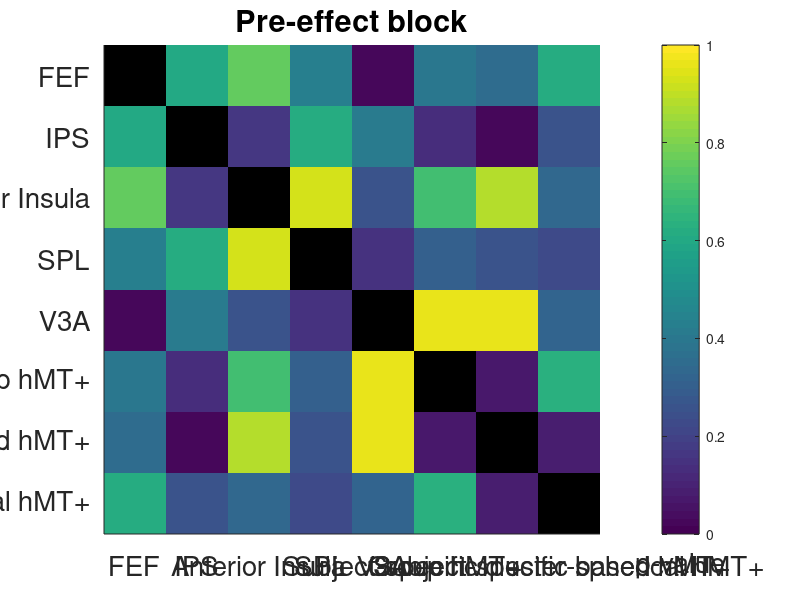
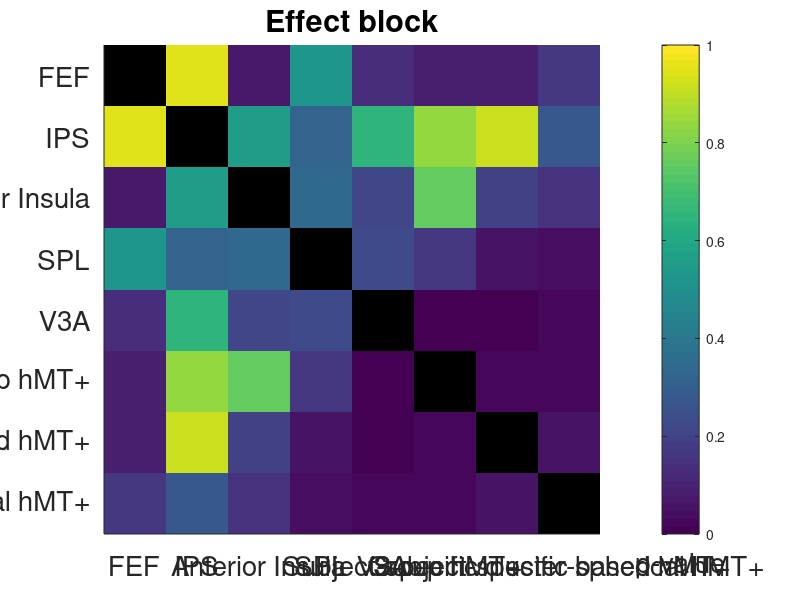
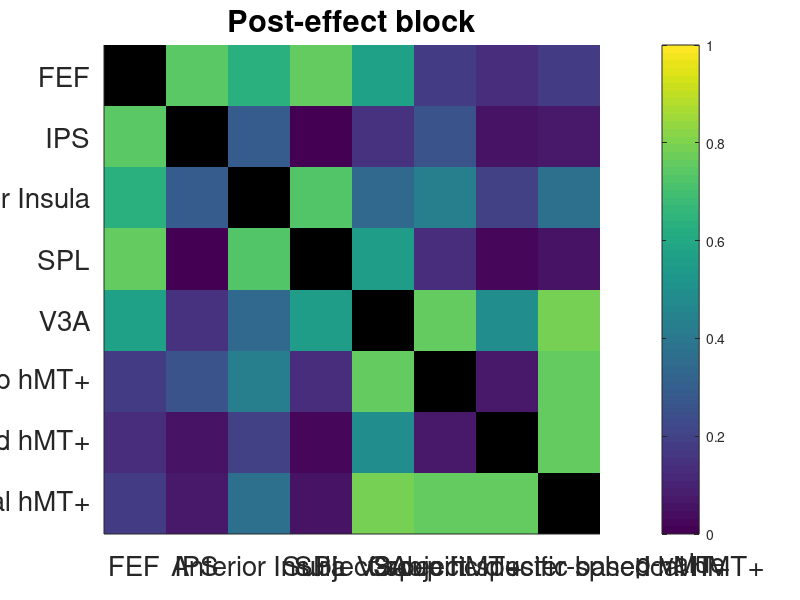

Write the MATLAB code that produced these figures, in order.
%%
clear all, close all, clc

%% Load data
load('correlation_per_effect_p2.mat'); % To calculate the statistical tests

load('meanCorrelation.mat'); % To make the plots
load('stat_test_BonfCorr.mat');
%% Define stuff


load('ROIs_BOLD_timecourse_p2.mat','ROIs_clean');
ROIs_titles  = {'FEF', 'IPS', 'Anterior Insula', 'SPL', 'V3A', 'Group hMT+',...
    'Subject-specific cluster-based hMT+','Subject-specific spherical hMT+'};

nROIs = length(ROIs_clean);


comb = combnk(1:8,2);

nCombinations = length(comb(:,1));


clrMap = lines;

effects = {'NegativeHyst', 'PositiveHyst', 'Null', 'Undefined'};
effects_plot = {'Negative Hysteresis', 'Positive Hysteresis', 'No Hysteresis', 'Undefined'};
nEffects = length(effects);

%%
%saveFig1Path = fullfile('/DATAPOOL', 'VPHYSTERESIS', 'DynCon_ConnMatrix');
saveFig1Path = 'C:\Users\User\Desktop\5ano\Projeto\Connectivity_matrix\DynConn';
if ~exist(saveFig1Path, 'dir')
    mkdir(saveFig1Path);
end

%% Pre-effect block
auxMat = nan(nROIs);

for rr = 1:nROIs-1
    
    
    for idx = rr+1:nROIs
        
        auxMat(idx, rr) = stat.Spearman.Wilcoxon_3tBonferroniCorr.(ROIs_clean{rr}).(ROIs_clean{idx})(1,2);
        
    end
     
    
end
corr_lower = tril(auxMat, -1);

corr_upper = corr_lower';
corr = corr_lower +corr_upper;
aux = eye(8);
aux(eye(8)==1) = nan;
corr = corr+aux;

fig = figure;
set(gcf, 'Position', [50 50 1100 900]);

imAlpha=ones(size(corr));
imAlpha(isnan(corr))=0;
imagesc(corr,'AlphaData',imAlpha);
set(gca,'color',[1 1 1]);
 

%im = imagesc(corr, [0 1]);
h = colorbar('eastoutside');
xlabel(h, 'p-value', 'FontSize', 20);
caxis([0 1])



% Title
title('Pre-effect block')
% Axis
set(gca, 'XTick', (1:nROIs));
set(gca, 'YTick', (1:nROIs));
set(gca, 'Ticklength', [0 0]);
grid off
box off

% Labels
set(gca, 'XTickLabel', ROIs_titles, 'XTickLabelRotation', 45, 'FontSize', 20, 'defaultAxesTickLabelInterpreter', 'latex');
set(gca, 'YTickLabel', ROIs_titles, 'FontSize', 20);
saveas(fig, fullfile(saveFig1Path,'pre-effect-block.png'));

%% Effect Block
auxMat = nan(nROIs);

for rr = 1:nROIs-1
    
    
    for idx = rr+1:nROIs
        
        auxMat(idx, rr) = stat.Spearman.Wilcoxon_3tBonferroniCorr.(ROIs_clean{rr}).(ROIs_clean{idx})(6,2);
        
    end
     
    
end
corr_lower = tril(auxMat, -1);

corr_upper = corr_lower';
corr = corr_lower +corr_upper;
aux = eye(8);
aux(eye(8)==1) = nan;
corr = corr+aux;

fig = figure;
set(gcf, 'Position', [50 50 1100 900]);
% 
imAlpha=ones(size(corr));
imAlpha(isnan(corr))=0;
imagesc(corr,'AlphaData',imAlpha);
set(gca,'color',[1 1 1]);
 
%im = imagesc(corr, [0 1]);
h = colorbar('eastoutside');
xlabel(h, 'p-value', 'FontSize', 20);
caxis([0 1])
% Title
title('Effect block')
% Axis
set(gca, 'XTick', (1:nROIs));
set(gca, 'YTick', (1:nROIs));
set(gca, 'Ticklength', [0 0]);
grid off
box off

% Labels
set(gca, 'XTickLabel', ROIs_titles, 'XTickLabelRotation', 45, 'FontSize', 20, 'defaultAxesTickLabelInterpreter', 'latex');
set(gca, 'YTickLabel', ROIs_titles, 'FontSize', 20);
saveas(fig, fullfile(saveFig1Path,'effect-block.png'));


%% Effect Block
auxMat = nan(nROIs);

for rr = 1:nROIs-1
    
    
    for idx = rr+1:nROIs
        
        auxMat(idx, rr) = stat.Spearman.Wilcoxon_3tBonferroniCorr.(ROIs_clean{rr}).(ROIs_clean{idx})(11,2);
        
    end
     
    
end
corr_lower = tril(auxMat, -1);

corr_upper = corr_lower';
corr = corr_lower +corr_upper;
aux = eye(8);
aux(eye(8)==1) = nan;
corr = corr+aux;

fig = figure;
set(gcf, 'Position', [50 50 1100 900]);
% 
%im = imagesc(corr, [0 1]);
imAlpha=ones(size(corr));
imAlpha(isnan(corr))=0;
imagesc(corr,'AlphaData',imAlpha);
set(gca,'color',[1 1 1]);
 
h = colorbar('eastoutside');
xlabel(h, 'p-value', 'FontSize', 20);
caxis([0 1])
% Title
title('Post-effect block')
% Axis
set(gca, 'XTick', (1:nROIs));
set(gca, 'YTick', (1:nROIs));
set(gca, 'Ticklength', [0 0]);
grid off
box off

% Labels
set(gca, 'XTickLabel', ROIs_titles, 'XTickLabelRotation', 45, 'FontSize', 20, 'defaultAxesTickLabelInterpreter', 'latex');
set(gca, 'YTickLabel', ROIs_titles, 'FontSize', 20);
saveas(fig, fullfile(saveFig1Path,'post-effect-block.png'));